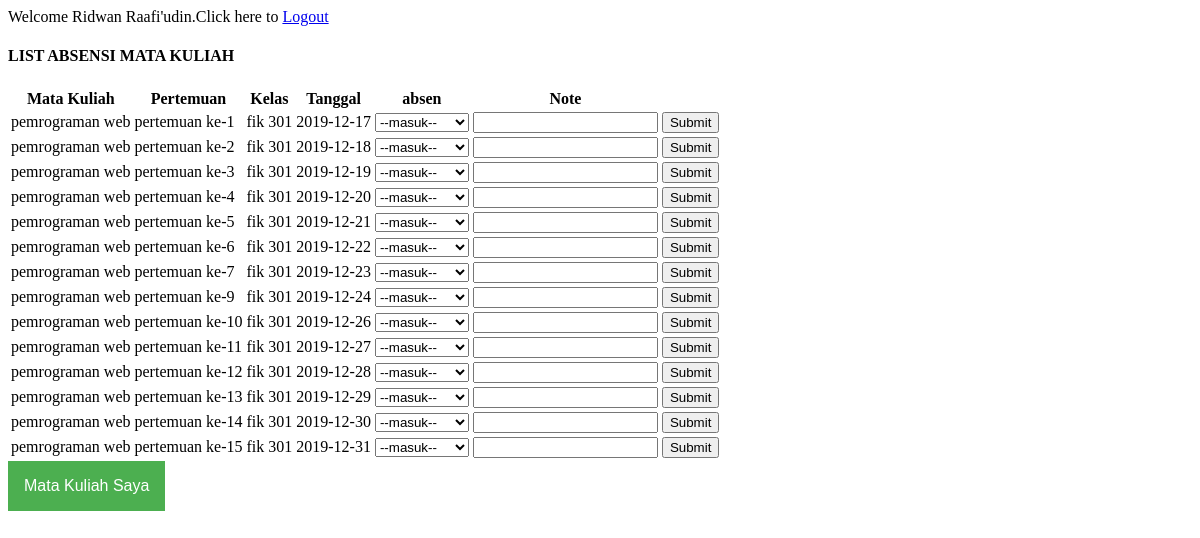
Screenshot of /test.php (signed in) with the database file from the repository.
### tables this page shows
CREATE TABLE `matkul` (
  `mkid` int(11) NOT NULL,
  `kdmk` int(11) NOT NULL,
  `dosenid` int(11) DEFAULT NULL,
  `name` varchar(50) NOT NULL,
  `mk` varchar(50) DEFAULT NULL,
  `kelas` varchar(50) DEFAULT NULL,
  `pertemuan` varchar(150) DEFAULT NULL,
  `tanggal` date NOT NULL,
  `absen` int(1) NOT NULL DEFAULT 1,
  `alasan` varchar(250) DEFAULT NULL
);

### test.php (the view, shortened to what this page needs)
<html>
<head>
</head>
<body>
  <?php
    if($_SESSION["name"]) {
  ?>
  Welcome <?php echo $_SESSION["name"]; ?>.Click here to <a href="logout.php" tite="Logout">Logout</a>
  <?php
    $con =  mysqli_connect('localhost', 'root', '');
    mysqli_select_db($con,'ppl');
    $sql= "SELECT * FROM matkul";
    $records = mysqli_query($con,$sql);
  ?>
  <table>
    <h4> LIST ABSENSI MATA KULIAH </h4>
    <tr>
      <th><center>Mata Kuliah</center></th>
      <th><center>Pertemuan</center></th>
      <th><center>Kelas</center></th>
      <th><center>Tanggal</center></th>
      <th><center>absen</center></th>
      <th><center>Note</center></th>
     </tr>
    <?php
      while($row = mysqli_fetch_array($records)) {
        if($row["kdmk"] == $_SESSION["kdmk1"] && $row["dosenid"] == $_SESSION["dosenid"] ){
      echo "<tr><form action=process1.php method=post>";
      echo "<td>".$row['mk']."</td>";
      echo "<td>".$row['pertemuan']."</td>";
      echo "<td>".$row['kelas']."</td>";
      echo "<td>".$row['tanggal']."</td>";?>
      <td>
        <select name="absen" >
          <option value=""><?php if( $row["absen"] == 1 ) echo "--masuk--"; else echo "--tidak masuk--";?></option>
        </select>
      </td>
      <?php
      echo "<td><input type=text name=alasan value='".$row['alasan']."'></td>";
      echo "<td><input type=submit>";
      echo "</form></tr>";
        }
      }
?>
</table>
<?php
}else echo "<h1>Please login first .</h1>";
?>
<div class="dropdown">
  <button class="dropbtn">Mata Kuliah Saya</button>
</div>
</body>
</html>

### test.php (style rules this page uses)
.dropbtn { background-color: #4CAF50; color: white; padding: 16px; font-size: 16px; border: none; }
.dropdown { position: relative; display: inline-block; }

### rows the page displays
matkul: mk "pemrograman web", pertemuan "pertemuan ke-1", kelas "fik 301", tanggal "2019-12-17"
matkul: mk "pemrograman web", pertemuan "pertemuan ke-2", kelas "fik 301", tanggal "2019-12-18"
matkul: mk "pemrograman web", pertemuan "pertemuan ke-3", kelas "fik 301", tanggal "2019-12-19"
matkul: mk "pemrograman web", pertemuan "pertemuan ke-4", kelas "fik 301", tanggal "2019-12-20"
matkul: mk "pemrograman web", pertemuan "pertemuan ke-5", kelas "fik 301", tanggal "2019-12-21"
matkul: mk "pemrograman web", pertemuan "pertemuan ke-6", kelas "fik 301", tanggal "2019-12-22"
matkul: mk "pemrograman web", pertemuan "pertemuan ke-7", kelas "fik 301", tanggal "2019-12-23"
matkul: mk "pemrograman web", pertemuan "pertemuan ke-9", kelas "fik 301", tanggal "2019-12-24"
matkul: mk "pemrograman web", pertemuan "pertemuan ke-10", kelas "fik 301", tanggal "2019-12-26"
matkul: mk "pemrograman web", pertemuan "pertemuan ke-11", kelas "fik 301", tanggal "2019-12-27"
matkul: mk "pemrograman web", pertemuan "pertemuan ke-12", kelas "fik 301", tanggal "2019-12-28"
matkul: mk "pemrograman web", pertemuan "pertemuan ke-13", kelas "fik 301", tanggal "2019-12-29"
matkul: mk "pemrograman web", pertemuan "pertemuan ke-14", kelas "fik 301", tanggal "2019-12-30"
matkul: mk "pemrograman web", pertemuan "pertemuan ke-15", kelas "fik 301", tanggal "2019-12-31"

### other values shown
$_SESSION["name"] "Ridwan Raafi'udin"
